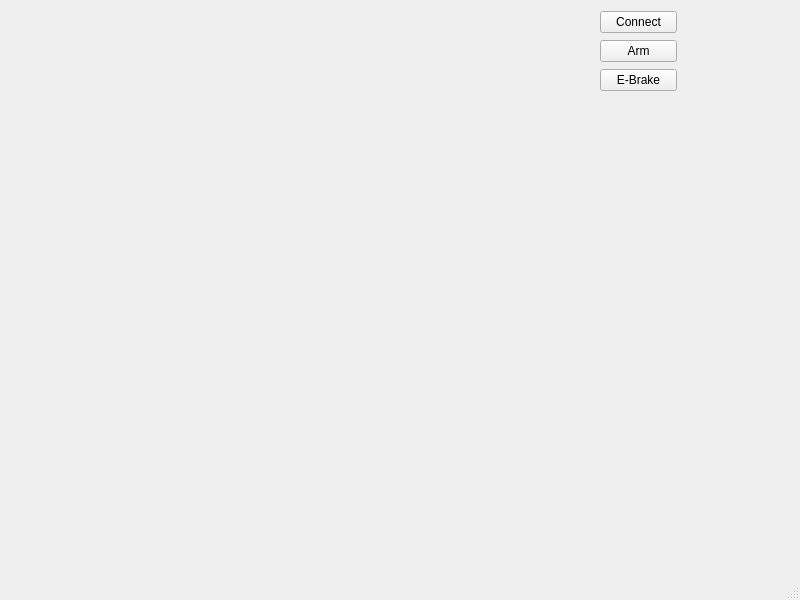
<?xml version="1.0" encoding="UTF-8"?>
<ui version="4.0">
 <class>MainWindow</class>
 <widget class="QMainWindow" name="MainWindow">
  <property name="geometry">
   <rect>
    <x>0</x>
    <y>0</y>
    <width>800</width>
    <height>600</height>
   </rect>
  </property>
  <property name="windowTitle">
   <string>MainWindow</string>
  </property>
  <widget class="QWidget" name="centralwidget">
   <property name="enabled">
    <bool>true</bool>
   </property>
   <widget class="QWidget" name="layoutWidget">
    <property name="geometry">
     <rect>
      <x>600</x>
      <y>10</y>
      <width>77</width>
      <height>83</height>
     </rect>
    </property>
    <layout class="QVBoxLayout" name="verticalLayout">
     <item>
      <widget class="QPushButton" name="connectButton">
       <property name="text">
        <string>Connect</string>
       </property>
      </widget>
     </item>
     <item>
      <widget class="QPushButton" name="armButton">
       <property name="text">
        <string>Arm</string>
       </property>
      </widget>
     </item>
     <item>
      <widget class="QPushButton" name="eBrakeButton">
       <property name="text">
        <string>E-Brake</string>
       </property>
      </widget>
     </item>
    </layout>
   </widget>
   <widget class="QWidget" name="verticalLayoutWidget">
    <property name="geometry">
     <rect>
      <x>10</x>
      <y>10</y>
      <width>571</width>
      <height>541</height>
     </rect>
    </property>
    <layout class="QVBoxLayout" name="lidarGraph"/>
   </widget>
  </widget>
  <widget class="QMenuBar" name="menubar">
   <property name="geometry">
    <rect>
     <x>0</x>
     <y>0</y>
     <width>800</width>
     <height>21</height>
    </rect>
   </property>
  </widget>
  <widget class="QStatusBar" name="statusbar"/>
 </widget>
 <resources/>
 <connections/>
</ui>
